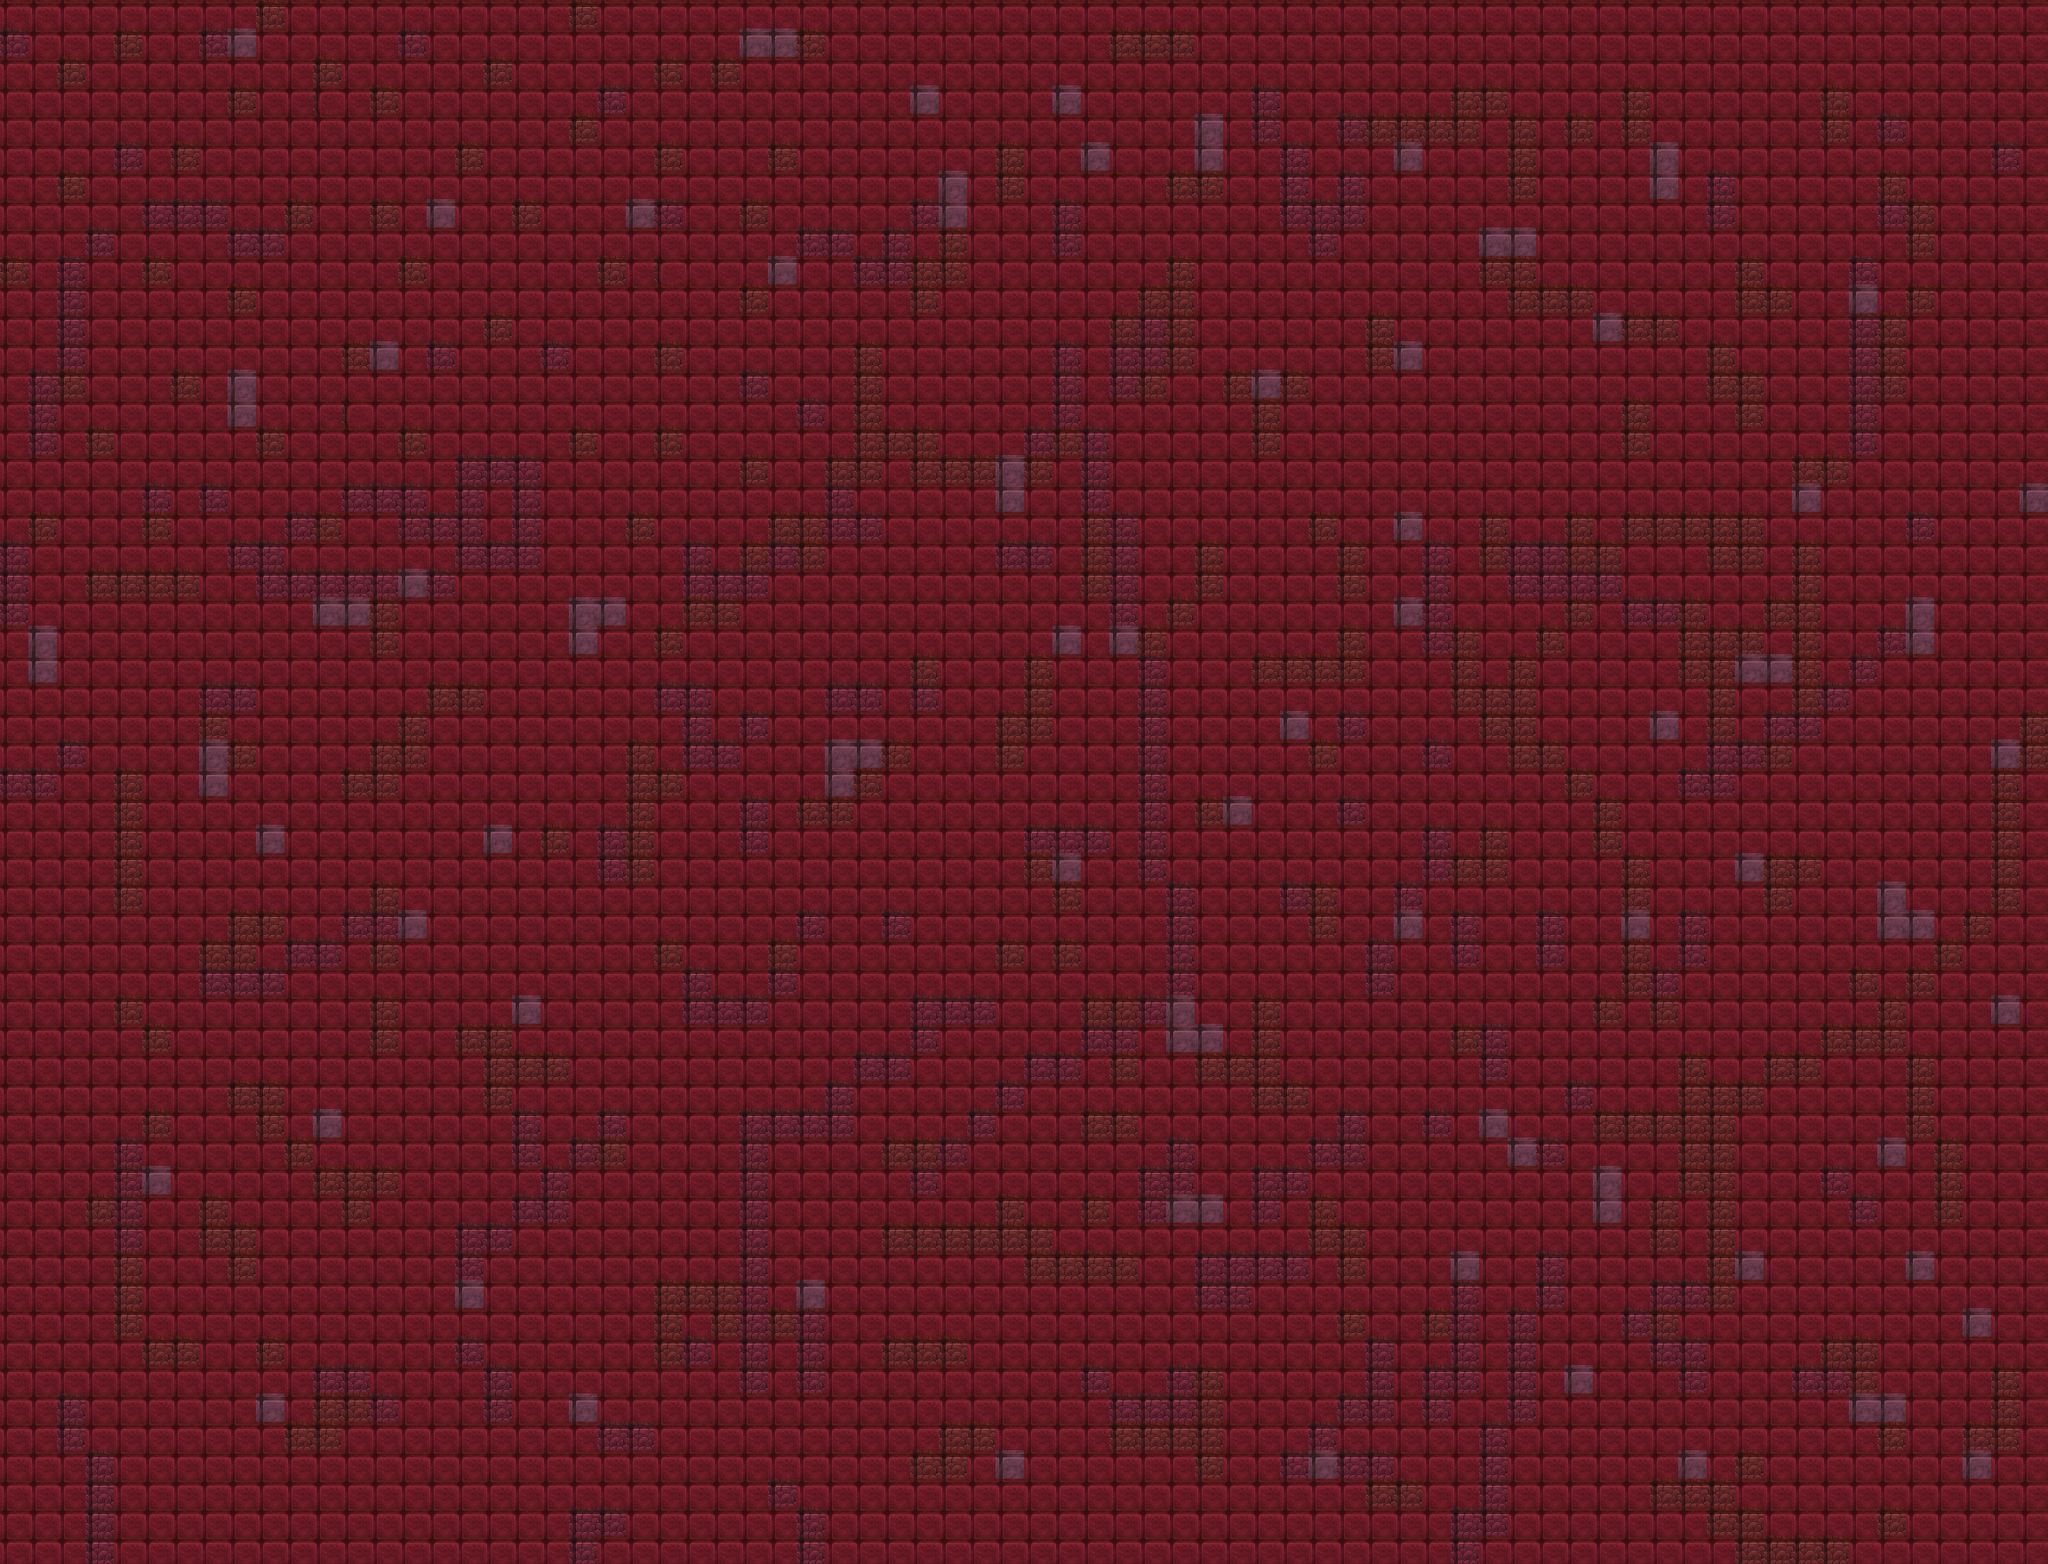

A 2D game scene composited from a Tiled map and its tileset images. What follows is a short description and the map's XML, with each tile layer's data collapsed to a summary:
An orthogonal 72x55 tile map with 32x32 px tiles, 1 tile layer (Tile Layer 1).

<map version="1.10" tiledversion="1.12.1" orientation="orthogonal" renderorder="right-down" width="72" height="55" tilewidth="32" tileheight="32" infinite="0" nextlayerid="2" nextobjectid="1">
 <tileset firstgid="1" name="terrain" tilewidth="32" tileheight="32" tilecount="9472" columns="64">
  <image source="terrain.png" width="2060" height="4760" />
 </tileset>
 <layer id="1" name="Tile Layer 1" width="72" height="55">
  <data>[3960 cells, 3960 non-empty, 5 distinct tile ids]</data>
 </layer>
</map>
